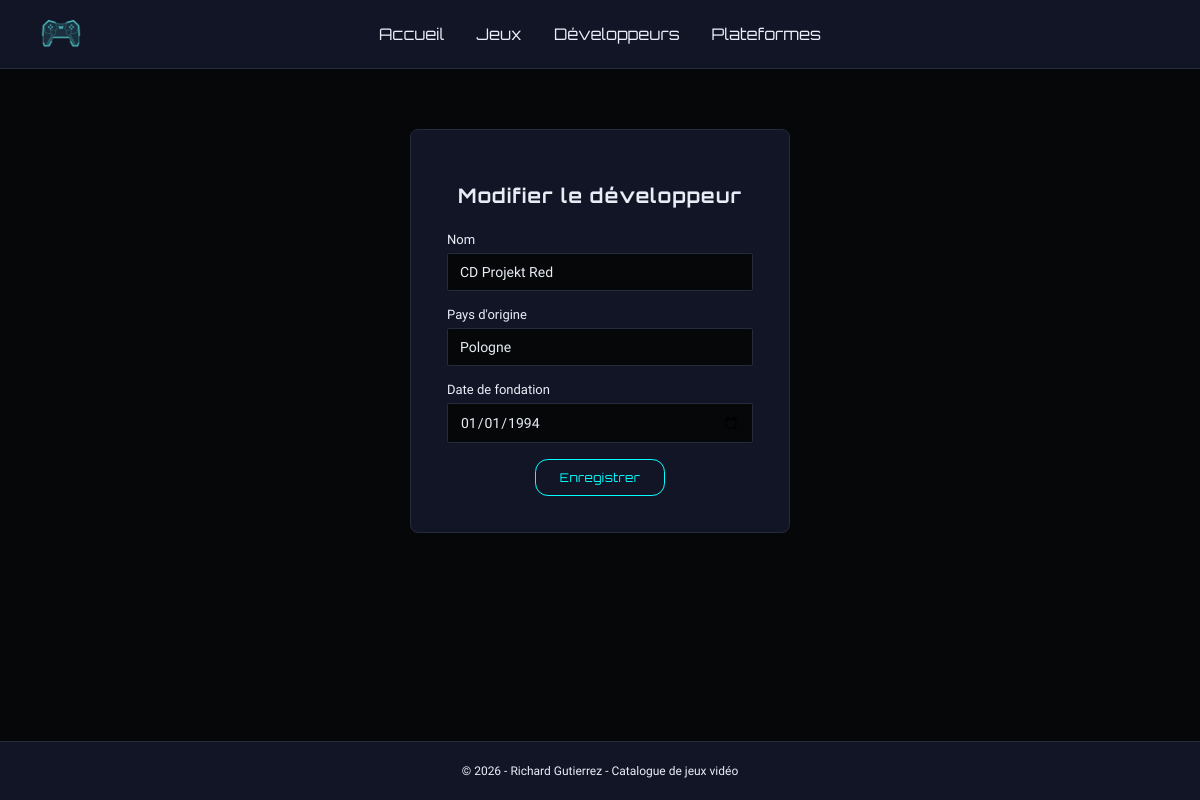
/developpeur-edit.php?id=1, run on the app's committed database.
### tables this page shows
CREATE TABLE developpeur (
    id              INT AUTO_INCREMENT PRIMARY KEY,
    nom             VARCHAR(100) NOT NULL,
    pays_origine    VARCHAR(100),
    date_fondation  DATE
);

### Classe/CRUD.php (called while the page is built, shortened)
<?php
class CRUD extends PDO {
    public function selectId(string $table, int|string $value, $field = 'id'):bool|array{
        $sql = "SELECT * FROM $table WHERE $field = :$field";
        $stmt = $this->prepare($sql);
        $stmt->bindValue(":$field", $value);
        $stmt->execute();
        $count = $stmt->rowCount();
        if($count == 1){
            return $stmt->fetch();
        }else{
            return false;
        }
    }
}

### Classe/Developpeur.php (called while the page is built, shortened)
<?php
require_once('CRUD.php');
class Developpeur {
    public static function trouver(CRUD $crud, $id){
        return $crud->selectId('developpeur', $id);
    }
}

### developpeur-edit.php (the view, shortened to what this page needs)
<?php
$id = $_GET['id'];
require_once('Classe/CRUD.php');
require_once('Classe/Developpeur.php');
$crud = new CRUD;
$developpeur = Developpeur::trouver($crud, $id);
if($developpeur){
    extract($developpeur);
}else{
    header('location:developpeur-index.php');
    die();
}
?>
<!DOCTYPE html>
<html lang="fr">
<head>
    <link rel="stylesheet" href="css/style.css">
</head>
<body>
    <main>
    <?php require_once('nav.php'); ?>
    <div class="container">
        <form action="developpeur-update.php" method="post">
            <h2>Modifier le développeur</h2>
            <label>Nom
                <input type="text" name="nom" value="<?= $nom; ?>" required>
            </label>
            <label>Pays d'origine
                <input type="text" name="pays_origine" value="<?= $pays_origine; ?>">
            </label>
            <label>Date de fondation
                <input type="date" name="date_fondation" value="<?= $date_fondation; ?>">
            </label>
            <input type="submit" class="btn" value="Enregistrer">
        </form>
    </div>
    </main>
    <?php require_once('footer.php'); ?>
</body>
</html>

### css/style.css (style rules this page uses)
:root { --bg: #060708; --bg-panel: #121526; --bg-panel-alt: #020203; --border: #232b3d; --text: #e7ecf5; --text-dim: #ebeef8; --accent-cyan: #03feff; --accent-magenta: #ff3d81; --danger: #ff4d6d; --font-display: "Orbitron", sans-serif; --font-body: "Exo 2", Arial, sans-serif; }
* { box-sizing: border-box; }
main { flex: 1; margin: 0; padding: 0; }
body { font-family: var(--font-body); background: var(--bg); color: var(--text); margin: 0; padding: 0; min-height: 100vh; display: flex; flex-direction: column; }
h1, h2, h3 { text-align: center; font-family: var(--font-display); letter-spacing: 0.05em; color: var(--text); margin-top: 1; }
.container { width: 380px; margin: 60px auto; background: var(--bg-panel); border: 1px solid var(--border); padding: 36px; border-radius: 0.5rem; }
.container h1, .container h2 { font-size: 20px; margin-bottom: 24px; }
label { display: block; margin-bottom: 16px; font-size: 13px; color: var(--text-dim); font-weight: 500; }
input, select { width: 100%; padding: 10px 12px; margin-top: 6px; background: var(--bg); border: 1px solid var(--border); color: var(--text); border-radius: 2px; font-family: var(--font-body); font-size: 14px; }
.btn { display: block; width: fit-content; margin: 10px auto 0; justify-content: center; padding: 10px 24px; font-family: var(--font-display); font-size: 12px; letter-spacing: 0.03em; text-align: center; cursor: pointer; border: 1px solid var(--accent-cyan); border-radius: 0.8rem; color: var(--accent-cyan); background: transparent; transition: background 0.2s ease, color 0.2s ease; }

### data on the page
developpeur: nom "CD Projekt Red", pays_origine "Pologne", date_fondation "01/01/1994"
